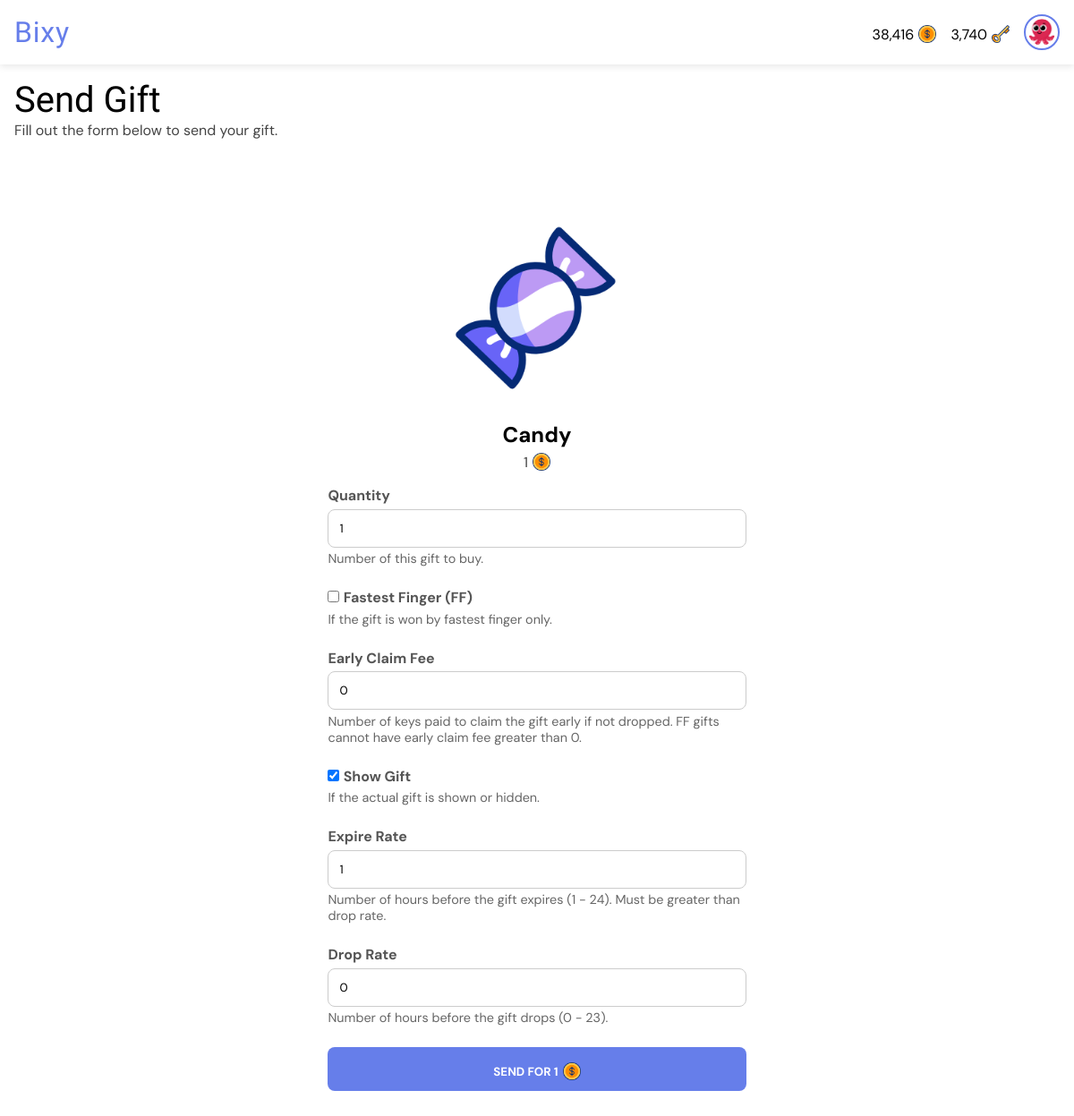
Page /gifts/buy/1/ (signed in) on the committed database.
### giftapp/models.py (models this page shows, shortened)
class User(AbstractUser):
    gender = models.CharField(max_length=6, choices=GENDERS, default=GENDERS[0][0])
    is_verified = models.BooleanField(default=False, help_text="If the user's email address is verified or not.")
    email = models.EmailField(unique=True, blank=False, null=False)
    new_email = models.EmailField(unique=False, blank=True, null=True)
    coins = models.PositiveIntegerField(default=0)
    won_coins = models.PositiveIntegerField(default=0)
    keys = models.PositiveIntegerField(default=0)
    verify_code = models.CharField(max_length=255, null=True, blank=True)
    change_email_code = models.CharField(max_length=255, null=True, blank=True)
    profile_pic = models.ForeignKey(ProfilePicture, on_delete=models.SET_NULL, related_name='owners', null=True)
    deactivated_at = models.DateTimeField(null=True, blank=True)
    USERNAME_FIELD = "email"
    REQUIRED_FIELDS = ["username"]

class ProfilePicture(models.Model):
    name = models.CharField(max_length=50, null=False, blank=False)
    image = models.ImageField(null=False, blank=False, upload_to='profile_pics')

class Gift(models.Model):
    name = models.CharField(max_length=50, null=True, blank=True)
    cost = models.PositiveIntegerField(default=0)
    image = models.ImageField(null=True, blank=True, upload_to='gift_images')
    gif = models.FileField(null=True, blank=True, upload_to='gift_gifs')

### giftapp/views.py (the view)
# urls.py: path("gifts/buy/<int:gift_id>/", views.buy_gift, name="buy_gift"),
@login_required
def buy_gift(request, gift_id):
    gift = get_object_or_404(Gift, id=gift_id)
    if request.method == "POST":
        quantity = int(request.POST['quantity'])
        total_cost = int(gift.cost * quantity)
        if request.user.coins < total_cost:
            rem_amount = total_cost - request.user.coins
            return render(request, "need_coins.html", {'gift': gift, 'rem_amount': rem_amount, 'quantity': quantity, 'total_cost': total_cost, 'message': 'send this gift'})
        else:
            form = GiftForm(request.POST)
            if form.is_valid():
                user = request.user
                updated_coins = user.coins - total_cost
                user.coins = updated_coins
                user.save()
                gift_transaction = form.save(commit=False)
                if not gift_transaction.is_fastest_finger:
                    recipients = User.objects.exclude(id=request.user.id)
                    recipient = random.choice(recipients) if recipients.exists() else None
                    gift_transaction.recipient = recipient
                expire_date = gift_transaction.created_at + timedelta(hours=gift_transaction.expire_rate)
                drop_date = gift_transaction.created_at + timedelta(hours=gift_transaction.drop_rate)
                gift_transaction.gifter = request.user
                gift_transaction.gift = gift
                gift_transaction.expire_date = expire_date
                gift_transaction.drop_date = drop_date
                gift_transaction.save()
                return render(request, 'gift_success.html', {'gift_transaction': gift_transaction})
    else:
        form = GiftForm()
    return render(request, "buy_gift.html", {'gift': gift, 'form': form})

### giftapp/forms.py (shortened to what this page needs)
class GiftForm(forms.ModelForm):
    class Meta:
        model = GiftTransaction
        fields = ['quantity', 'is_fastest_finger', 'early_claim_fee', 'is_visible', 'expire_rate', 'drop_rate']
        labels = {
            'is_fastest_finger': 'Fastest Finger (FF)',
            'is_visible': 'Show Gift',
            'early_claim_fee': 'Early Claim Fee',
            'expire_rate': 'Expire Rate',
            'drop_rate': 'Drop Rate'
        }

### templates/buy_gift.html (shortened to what this page needs)
{% extends 'base.html' %}
{% load static %}
{% load humanize %}
{% load timefilters %}
{% block title %}
<link rel="stylesheet" href="{% static 'css/all_gifts.css' %}">
{% endblock %}
{% block body %}
<div class="heading">
    <h1>Send Gift</h1>
    <p>Fill out the form below to send your gift.</p>
</div>
<div class="buy">
    <div class="buy-sub">
        <div class="gift-info">
            <img src="{{ gift.gif.url }}" alt="Gift image">
            <h2>{{ gift.name }}</h2>
            <div href="" class="cost">
                <p>{{ gift.cost|intcomma }}</p>
                <img src="{% static 'images/dollar.png' %}" alt="Gift image">
            </div>
        </div>
        <form class="login-form" action="{% url 'buy_gift' gift.id %}" method="post" id="buyGiftForm">
            {% for field in form %}
            {% if field.label == 'Fastest Finger (FF)' or field.label == 'Show Gift' %}
            {{ field }}
            <label for="{{ field.id_for_label }}" class="inline">{{ field.label }}</label>
            {% else %}
            <label for="{{ field.id_for_label }}">{{ field.label }}</label>
            {{ field }}
            {% endif %}
            <p class="help">{{ field.help_text }}</p>
            {% endfor %}
            <button type="submit">
                <div class="cost wh">
                    <p id="button">Send for {{ gift.cost }}</p>
                    <img src="{% static 'images/dollar.png' %}" alt="Gift image">
                </div>
            </button>
        </form>
    </div>
</div>
{% endblock %}

### templates/base.html (shortened to what this page needs)
<!DOCTYPE html>
<html lang="en">
<head>
    {% load static %}
    {% load humanize %}
    {% load timefilters %}
    {% block title %} {% endblock %}
</head>
<body>
    <nav class="navbar">
        <div class="logo-container" role="link" tabindex="0">
            <a href="{% url 'all_gifts' %}" class="logo-text">Bixy</a>
        </div>
        <div class="profile-section" id="profileSection">
            {% if user.is_authenticated %}
            <a href="{% url 'buy_coins' %}" style="text-decoration: none; color: black;">
                <div class="cost">
                    <p>{{ user.coins|intcomma }}</p>
                    <img src="{% static 'images/dollar.png' %}" alt="Gift image">
                </div>
            </a>
            <a href="{% url 'buy_coins' %}" style="text-decoration: none; color: black;">
                <div class="cost">
                    <p>{{ user.keys|intcomma }}</p>
                    <img src="{% static 'images/key.png' %}" alt="Gift image">
                </div>
            </a>
            <a href="{% url 'profile' %}">
                <img src="{{ user.profile_pic.image.url }}" alt="Profile picture" class="profile-pic" />
            </a>
            {% else %}
            <a href="{% url 'signin' %}" class="btn login">Login</a>
            <a href="{% url 'signup' %}" class="btn signup">Sign Up</a>
            {% endif %}
        </div>
    </nav>
    <main>
        <section>
            {% block body %} {% endblock %}
        </section>
    </main>
</body>
</html>

### static/css/all_gifts.css (style rules this page uses)
* { margin: 0; padding: 0; box-sizing: border-box; font-family: "DM Sans", sans-serif; font-optical-sizing: auto; font-style: normal; }
html { font-size: 16px; }
:root { --background-color: white; --text-color: black; --label-color: #555; --even-row-color: #f9f9f9; --input-background-color: white; --input-text-color: black; --input-border-color: #ccc; --sub-text-color: #444; --button-color: #667eea; --link-color: #667eea; --button-hover-color: #7f53d2; --card-background-color: rgb(240, 235, 235); --card-text-color: var(--text-color); --card-button-color: white; --tag-bg: #dbd7d7; --tag-text: black; --padding-value: 1rem; }
* { margin: 0; padding: 0; box-sizing: border-box; }
body { background-color: var(--background-color); }
.navbar { display: flex; justify-content: space-between; align-items: center; padding: 1rem var(--padding-value); background: var(--background-color); box-shadow: 0 2px 8px rgba(0, 0, 0, 0.1); position: fixed; top: 0; width: 100%; z-index: 100; }
.logo-container { display: flex; align-items: center; cursor: pointer; user-select: none; }
.logo-text { font-weight: 700; font-size: 2rem; color: var(--button-color); line-height: 1; letter-spacing: .05rem; font-family: "Passion One", sans-serif; font-weight: 400; font-style: normal; text-decoration: none; }
.profile-section { display: flex; align-items: center; gap: 1rem; }
.profile-pic { width: 40px; height: 40px; border-radius: 50%; object-fit: cover; cursor: pointer; border: 2px solid var(--button-color); transition: box-shadow 0.3s ease; padding: .2rem; display: block; }
main { margin-top: 4.5em; }
div.heading { padding: 1rem var(--padding-value); }
div.heading h1 { font-family: "Passion One", sans-serif; font-weight: 400; font-style: normal; text-decoration: none; font-size: 2.5rem; color: var(--text-color); }
div.heading p { color: var(--sub-text-color); }
div.gift-info { display: flex; flex-direction: column; align-items: center; padding: 1em; }
div.gift-info h2 { color: var(--text-color); }
div.gift-info p { color: var(--sub-text-color); }
div.cost { display: flex; align-items: center; gap: 5px; justify-content: center; margin-top: .3rem; color: var(--text-color); }
div.cost img { width: 20px !important; height: 20px !important; }
div.buy { display: flex; flex-direction: column; align-items: center; padding: 2rem var(--padding-value); }
div.buy-sub { width: 40%; }
div.buy img { width: 250px; height: 250px; }
.login-form p:not(#button) { margin-bottom: 1.5rem; color: #666; }
.login-form label { display: block; margin-bottom: 0.3rem; font-weight: bold; color: var(--label-color); }
.login-form label.inline { display: inline-block; }
.login-form input[type="number"], .login-form input[type="text"], .login-form input[type="email"], select, .login-form input[type="password"] { width: 100%; padding: 0.75rem; margin-bottom: .2rem; border: 1px solid var(--input-border-color); border-radius: 8px; transition: border-color 0.3s; background-color: var(--input-background-color); color: var(--input-text-color); }
.login-form button { width: 100%; padding: 0.75rem; background: var(--button-color); color: white; border: none; border-radius: 8px; font-weight: bold; text-transform: uppercase; cursor: pointer; transition: background 0.3s; }
div.cost.wh p { color: white; }
p.help { color: var(--sub-text-color); font-size: .9em; margin-bottom: 1rem; }

### rows in the picture
User: coins "38,416", keys "3,740", profile_pic.image (picture)
Gift: gif (picture), name "Candy", cost "1"

### other values in the picture
{{ field.label }} "Quantity" "Early Claim Fee" "Expire Rate" "Drop Rate"
{{ field.help_text }} "Number of this gift to buy." "If the gift is won by fastest finger only." "Number of keys paid to claim the gift early if not dropped. FF gifts cannot have early claim fee greater than 0." "If the actual gift is shown or hidden." "Number of hours before the gift expires (1 - 24). Must be greater than drop rate." "Number of hours before the gift drops (0 - 23)."
{{ field.label }} "Fastest Finger (FF)" "Show Gift"
